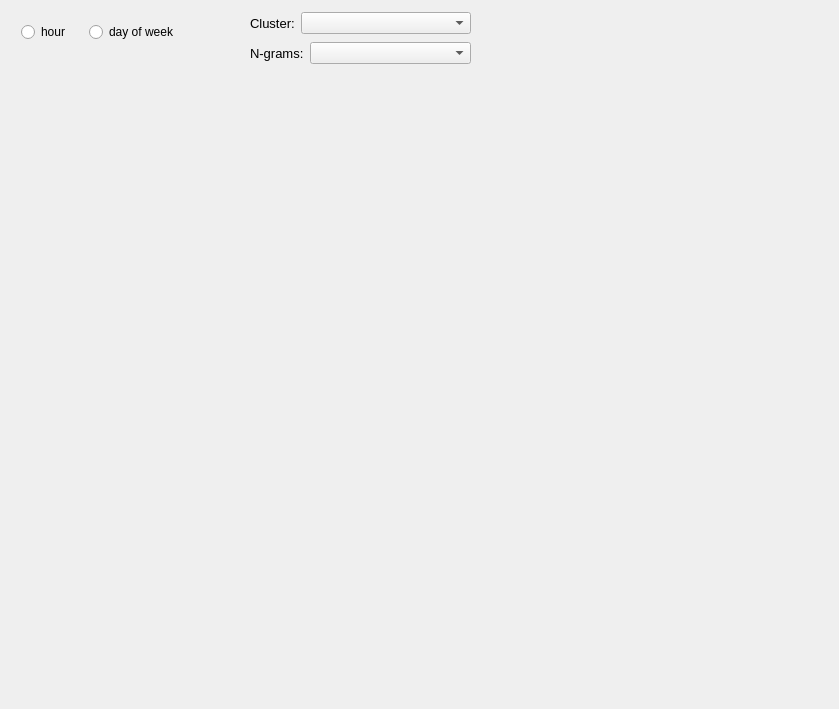
<?xml version="1.0" encoding="UTF-8"?>
<ui version="4.0">
 <class>widget_ngrams_per_cluster</class>
 <widget class="QWidget" name="widget_ngrams_per_cluster">
  <property name="geometry">
   <rect>
    <x>0</x>
    <y>0</y>
    <width>839</width>
    <height>709</height>
   </rect>
  </property>
  <property name="windowTitle">
   <string>Form</string>
  </property>
  <widget class="QLabel" name="label_graph">
   <property name="geometry">
    <rect>
     <x>19</x>
     <y>90</y>
     <width>801</width>
     <height>600</height>
    </rect>
   </property>
   <property name="styleSheet">
    <string notr="true"/>
   </property>
   <property name="text">
    <string/>
   </property>
  </widget>
  <widget class="QWidget" name="layoutWidget">
   <property name="geometry">
    <rect>
     <x>21</x>
     <y>21</y>
     <width>158</width>
     <height>22</height>
    </rect>
   </property>
   <layout class="QHBoxLayout" name="hlayout_radio">
    <item>
     <widget class="QRadioButton" name="radio_hour">
      <property name="text">
       <string>hour</string>
      </property>
     </widget>
    </item>
    <item>
     <widget class="QRadioButton" name="radio_day_week">
      <property name="text">
       <string>day of week</string>
      </property>
     </widget>
    </item>
   </layout>
  </widget>
  <widget class="QWidget" name="layoutWidget">
   <property name="geometry">
    <rect>
     <x>250</x>
     <y>10</y>
     <width>221</width>
     <height>57</height>
    </rect>
   </property>
   <layout class="QVBoxLayout" name="verticalLayout">
    <item>
     <layout class="QHBoxLayout" name="hlayout_clusters" stretch="1,6">
      <item>
       <widget class="QLabel" name="label">
        <property name="font">
         <font>
          <pointsize>10</pointsize>
         </font>
        </property>
        <property name="text">
         <string>Cluster:</string>
        </property>
       </widget>
      </item>
      <item>
       <widget class="QComboBox" name="combo_clusters"/>
      </item>
     </layout>
    </item>
    <item>
     <layout class="QHBoxLayout" name="hlayout_ngrams" stretch="1,6">
      <item>
       <widget class="QLabel" name="label_2">
        <property name="font">
         <font>
          <pointsize>10</pointsize>
         </font>
        </property>
        <property name="text">
         <string>N-grams:</string>
        </property>
       </widget>
      </item>
      <item>
       <widget class="QComboBox" name="combo_ngrams"/>
      </item>
     </layout>
    </item>
   </layout>
  </widget>
 </widget>
 <resources/>
 <connections/>
</ui>
